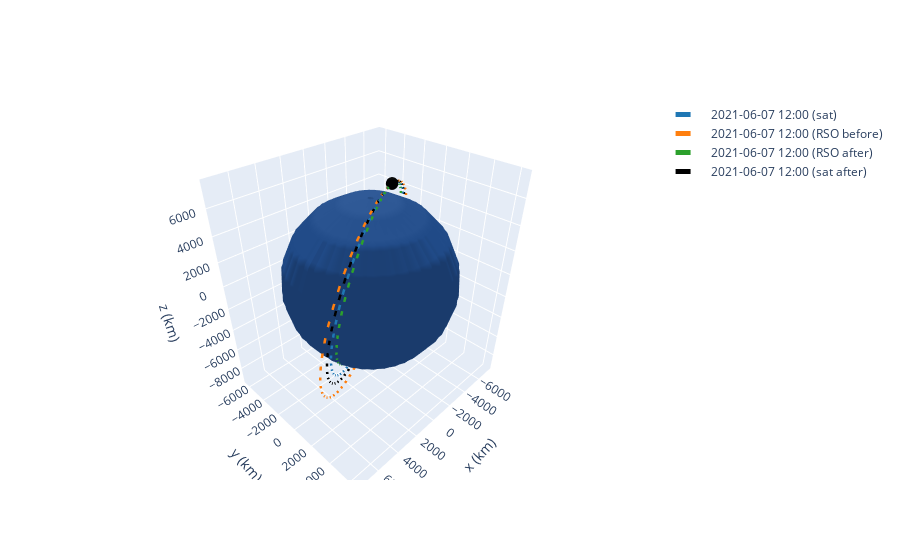

Write notebook code for a chart like this one.
### Code cell
frame = OrbitPlotter3D()
frame.plot(active_sat_prop, label = 'sat')
frame.plot(rso_bc, label = 'RSO before')
frame.plot(rso_ac, label = 'RSO after')
frame.plot(active_sat_ac, color = 'black', label = 'sat after')
